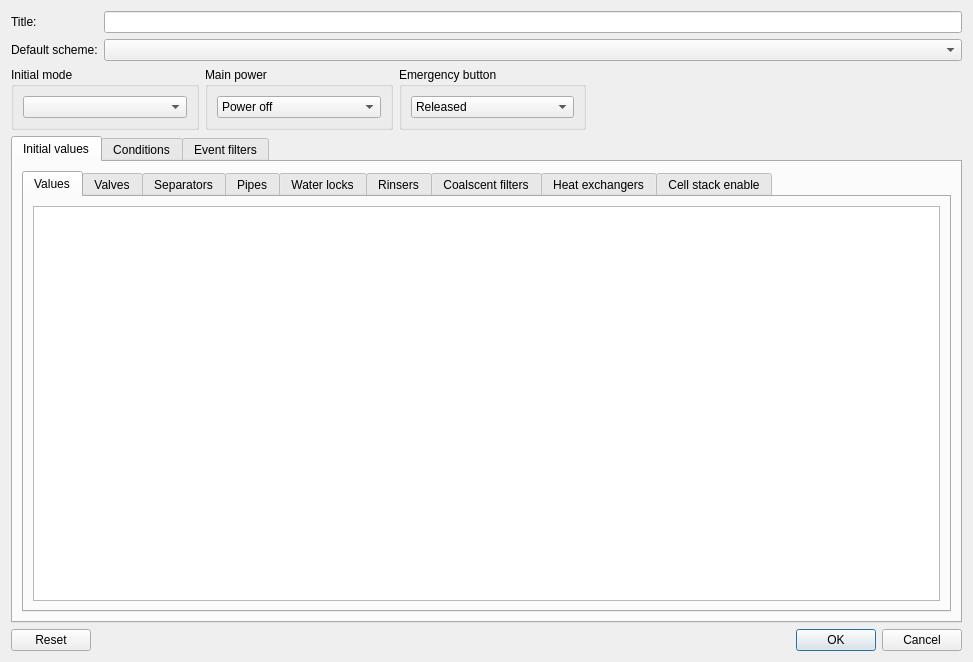
<?xml version="1.0" encoding="UTF-8"?>
<ui version="4.0">
 <class>ExerciseEditorDialog</class>
 <widget class="QDialog" name="ExerciseEditorDialog">
  <property name="geometry">
   <rect>
    <x>0</x>
    <y>0</y>
    <width>973</width>
    <height>662</height>
   </rect>
  </property>
  <property name="windowTitle">
   <string>Exercise editor</string>
  </property>
  <layout class="QVBoxLayout" name="verticalLayout">
   <item>
    <layout class="QGridLayout" name="gridLayout">
     <item row="2" column="0">
      <widget class="QLabel" name="label_2">
       <property name="text">
        <string>Default scheme:</string>
       </property>
      </widget>
     </item>
     <item row="0" column="1">
      <widget class="QLineEdit" name="lineEditTitle"/>
     </item>
     <item row="0" column="0">
      <widget class="QLabel" name="label">
       <property name="text">
        <string>Title:</string>
       </property>
      </widget>
     </item>
     <item row="2" column="1">
      <widget class="QComboBox" name="comboBoxSchemeKey"/>
     </item>
    </layout>
   </item>
   <item>
    <layout class="QHBoxLayout" name="horizontalLayout_2" stretch="1,1,1,2">
     <item>
      <widget class="QGroupBox" name="groupBox">
       <property name="title">
        <string>Initial mode</string>
       </property>
       <layout class="QVBoxLayout" name="verticalLayout_9">
        <item>
         <widget class="QComboBox" name="comboBoxMode"/>
        </item>
       </layout>
      </widget>
     </item>
     <item>
      <widget class="QGroupBox" name="groupBox_2">
       <property name="title">
        <string>Main power</string>
       </property>
       <layout class="QVBoxLayout" name="verticalLayout_18">
        <item>
         <widget class="QComboBox" name="comboBoxMainPower">
          <property name="currentIndex">
           <number>1</number>
          </property>
          <item>
           <property name="text">
            <string>Power on</string>
           </property>
          </item>
          <item>
           <property name="text">
            <string>Power off</string>
           </property>
          </item>
         </widget>
        </item>
       </layout>
      </widget>
     </item>
     <item>
      <widget class="QGroupBox" name="groupBox_3">
       <property name="title">
        <string>Emergency button</string>
       </property>
       <layout class="QVBoxLayout" name="verticalLayout_20">
        <item>
         <widget class="QComboBox" name="comboBoxEmergencyButton">
          <property name="currentIndex">
           <number>0</number>
          </property>
          <item>
           <property name="text">
            <string>Released</string>
           </property>
          </item>
          <item>
           <property name="text">
            <string>Pressed</string>
           </property>
          </item>
         </widget>
        </item>
       </layout>
      </widget>
     </item>
     <item>
      <spacer name="horizontalSpacer">
       <property name="orientation">
        <enum>Qt::Horizontal</enum>
       </property>
       <property name="sizeHint" stdset="0">
        <size>
         <width>40</width>
         <height>20</height>
        </size>
       </property>
      </spacer>
     </item>
    </layout>
   </item>
   <item>
    <widget class="QTabWidget" name="tabWidget">
     <property name="currentIndex">
      <number>0</number>
     </property>
     <widget class="QWidget" name="tabInitialValues">
      <attribute name="title">
       <string>Initial values</string>
      </attribute>
      <layout class="QVBoxLayout" name="verticalLayout_2">
       <item>
        <widget class="QTabWidget" name="tabWidgetInitialValues">
         <property name="currentIndex">
          <number>0</number>
         </property>
         <widget class="QWidget" name="tabValues">
          <attribute name="title">
           <string>Values</string>
          </attribute>
          <layout class="QVBoxLayout" name="verticalLayout_10">
           <item>
            <widget class="QTableView" name="tableViewInitValues"/>
           </item>
          </layout>
         </widget>
         <widget class="QWidget" name="tabValves">
          <attribute name="title">
           <string>Valves</string>
          </attribute>
          <layout class="QVBoxLayout" name="verticalLayout_11">
           <item>
            <widget class="QTableView" name="tableViewValves"/>
           </item>
          </layout>
         </widget>
         <widget class="QWidget" name="tabSeparators">
          <attribute name="title">
           <string>Separators</string>
          </attribute>
          <layout class="QVBoxLayout" name="verticalLayout_12">
           <item>
            <widget class="QTableView" name="tableViewSeparators"/>
           </item>
          </layout>
         </widget>
         <widget class="QWidget" name="tabPipes">
          <attribute name="title">
           <string>Pipes</string>
          </attribute>
          <layout class="QVBoxLayout" name="verticalLayout_13">
           <item>
            <widget class="QTableView" name="tableViewPipes"/>
           </item>
          </layout>
         </widget>
         <widget class="QWidget" name="tabWaterLocks">
          <attribute name="title">
           <string>Water locks</string>
          </attribute>
          <layout class="QVBoxLayout" name="verticalLayout_14">
           <item>
            <widget class="QTableView" name="tableViewWaterLocks"/>
           </item>
          </layout>
         </widget>
         <widget class="QWidget" name="tabRinsers">
          <attribute name="title">
           <string>Rinsers</string>
          </attribute>
          <layout class="QVBoxLayout" name="verticalLayout_15">
           <item>
            <widget class="QTableView" name="tableViewRinsers"/>
           </item>
          </layout>
         </widget>
         <widget class="QWidget" name="tabCoalescentFilters">
          <attribute name="title">
           <string>Coalscent filters</string>
          </attribute>
          <layout class="QVBoxLayout" name="verticalLayout_17">
           <item>
            <widget class="QTableView" name="tableViewCoalescentFilters"/>
           </item>
          </layout>
         </widget>
         <widget class="QWidget" name="tabHeatExchangers">
          <attribute name="title">
           <string>Heat exchangers</string>
          </attribute>
          <layout class="QVBoxLayout" name="verticalLayout_16">
           <item>
            <widget class="QTableView" name="tableViewHeatExchangers"/>
           </item>
          </layout>
         </widget>
         <widget class="QWidget" name="tabCellStackEnable">
          <attribute name="title">
           <string>Cell stack enable</string>
          </attribute>
          <layout class="QVBoxLayout" name="verticalLayout_19">
           <item>
            <widget class="QTableView" name="tableViewCSEnable"/>
           </item>
          </layout>
         </widget>
        </widget>
       </item>
      </layout>
     </widget>
     <widget class="QWidget" name="tabConditions">
      <attribute name="title">
       <string>Conditions</string>
      </attribute>
      <layout class="QVBoxLayout" name="verticalLayout_3">
       <item>
        <widget class="QTabWidget" name="tabWidgetConditions">
         <property name="currentIndex">
          <number>0</number>
         </property>
         <widget class="QWidget" name="tabBasicConds">
          <attribute name="title">
           <string>Basic</string>
          </attribute>
          <layout class="QVBoxLayout" name="verticalLayout_4">
           <item>
            <widget class="QTableView" name="tableViewBasicConds"/>
           </item>
          </layout>
         </widget>
         <widget class="QWidget" name="tabN2PurgeConds">
          <attribute name="title">
           <string>N2 purge</string>
          </attribute>
          <layout class="QVBoxLayout" name="verticalLayout_5">
           <item>
            <widget class="QTableView" name="tableViewN2PurgeConds"/>
           </item>
          </layout>
         </widget>
         <widget class="QWidget" name="tabH2ProductionConds">
          <attribute name="title">
           <string>H2 production</string>
          </attribute>
          <layout class="QVBoxLayout" name="verticalLayout_6">
           <item>
            <widget class="QTableView" name="tableViewH2ProdConds"/>
           </item>
          </layout>
         </widget>
         <widget class="QWidget" name="tabCS1Conds">
          <attribute name="title">
           <string>CS1</string>
          </attribute>
          <layout class="QVBoxLayout" name="verticalLayout_7">
           <item>
            <widget class="QTableView" name="tableViewCs1Conds"/>
           </item>
          </layout>
         </widget>
         <widget class="QWidget" name="tabCS2Conds">
          <attribute name="title">
           <string>CS2</string>
          </attribute>
          <layout class="QVBoxLayout" name="verticalLayout_8">
           <item>
            <widget class="QTableView" name="tableViewCs2Conds"/>
           </item>
          </layout>
         </widget>
        </widget>
       </item>
      </layout>
     </widget>
     <widget class="QWidget" name="tabEventFilters">
      <attribute name="title">
       <string>Event filters</string>
      </attribute>
      <layout class="QVBoxLayout" name="verticalLayout_21">
       <item>
        <widget class="QTabWidget" name="twEventFilters">
         <property name="currentIndex">
          <number>0</number>
         </property>
         <widget class="QWidget" name="tabTages">
          <attribute name="title">
           <string>Stages</string>
          </attribute>
          <layout class="QHBoxLayout" name="horizontalLayout_3">
           <item>
            <widget class="EventFilterProviderWidget" name="wStagesEventFilterProvider" native="true"/>
           </item>
          </layout>
         </widget>
         <widget class="QWidget" name="tabModes">
          <attribute name="title">
           <string>Modes</string>
          </attribute>
          <layout class="QHBoxLayout" name="horizontalLayout_4">
           <item>
            <widget class="EventFilterProviderWidget" name="wModesEventFilterProvider" native="true"/>
           </item>
          </layout>
         </widget>
        </widget>
       </item>
      </layout>
     </widget>
    </widget>
   </item>
   <item>
    <widget class="QDialogButtonBox" name="buttonBox">
     <property name="orientation">
      <enum>Qt::Horizontal</enum>
     </property>
     <property name="standardButtons">
      <set>QDialogButtonBox::Cancel|QDialogButtonBox::Ok|QDialogButtonBox::Reset</set>
     </property>
    </widget>
   </item>
  </layout>
 </widget>
 <customwidgets>
  <customwidget>
   <class>EventFilterProviderWidget</class>
   <extends>QWidget</extends>
   <header>EventFilterProviderWidget.h</header>
   <container>1</container>
  </customwidget>
 </customwidgets>
 <resources/>
 <connections>
  <connection>
   <sender>buttonBox</sender>
   <signal>accepted()</signal>
   <receiver>ExerciseEditorDialog</receiver>
   <slot>accept()</slot>
   <hints>
    <hint type="sourcelabel">
     <x>248</x>
     <y>254</y>
    </hint>
    <hint type="destinationlabel">
     <x>157</x>
     <y>274</y>
    </hint>
   </hints>
  </connection>
  <connection>
   <sender>buttonBox</sender>
   <signal>rejected()</signal>
   <receiver>ExerciseEditorDialog</receiver>
   <slot>reject()</slot>
   <hints>
    <hint type="sourcelabel">
     <x>316</x>
     <y>260</y>
    </hint>
    <hint type="destinationlabel">
     <x>286</x>
     <y>274</y>
    </hint>
   </hints>
  </connection>
 </connections>
</ui>
